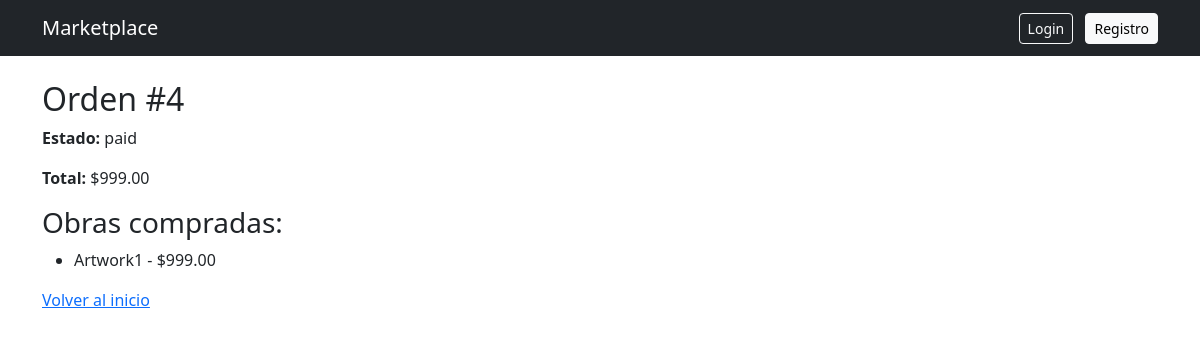
/orders/4/, run on the app's committed database.
### orders/models.py (models this page shows, shortened)
class Order(models.Model):
    STATUS_CHOICES = (
        ('pending', 'Pending'),
        ('paid', 'Paid'),
        ('shipped', 'Shipped'),
    )
    user = models.ForeignKey(User, on_delete=models.CASCADE)
    status = models.CharField(max_length=10, choices=STATUS_CHOICES, default='pending')
    total = models.DecimalField(max_digits=10, decimal_places=2)
    shipping_address = models.TextField()
    tracking_number = models.CharField(max_length=100, blank=True, null=True)

class OrderItem(models.Model):
    order = models.ForeignKey(Order, on_delete=models.CASCADE)
    artwork = models.ForeignKey(Artwork, on_delete=models.CASCADE)
    price = models.DecimalField(max_digits=10, decimal_places=2)

### marketplace/models.py (models this page shows, shortened)
class Artwork(models.Model):
    artist = models.ForeignKey(User, on_delete=models.CASCADE)
    title = models.CharField(max_length=200)
    description = models.TextField()
    price = models.DecimalField(max_digits=10, decimal_places=2)
    category = models.ForeignKey(Category, on_delete=models.SET_NULL, null=True)
    image = models.ImageField(upload_to='artworks/', null=True, blank=True)
    stock = models.IntegerField(default=1)
    is_available = models.BooleanField(default=True)

### orders/views.py (the view)
# urls.py: path('<int:pk>/', views.order_detail, name='order_detail'),
def order_detail(request, pk):
    order = get_object_or_404(Order, pk=pk)
    return render(request, 'orders/detail.html', {'order': order})

### orders/templates/orders/detail.html
{% extends "base.html" %}
{% block content %}
<h2>Orden #{{ order.id }}</h2>
<p><strong>Estado:</strong> {{ order.status }}</p>
<p><strong>Total:</strong> ${{ order.total }}</p>
<h3>Obras compradas:</h3>
<ul>
    {% for item in order.orderitem_set.all %}
        <li>
            {{ item.artwork.title }} - ${{ item.price }}
        </li>
    {% empty %}
        <li>No hay productos en esta orden</li>
    {% endfor %}
</ul>
<a href="/">Volver al inicio</a>
{% endblock %}

### data on the page
Order: id "4", status "paid", total "999.00"
OrderItem: artwork "Artwork1", price "999.00"
